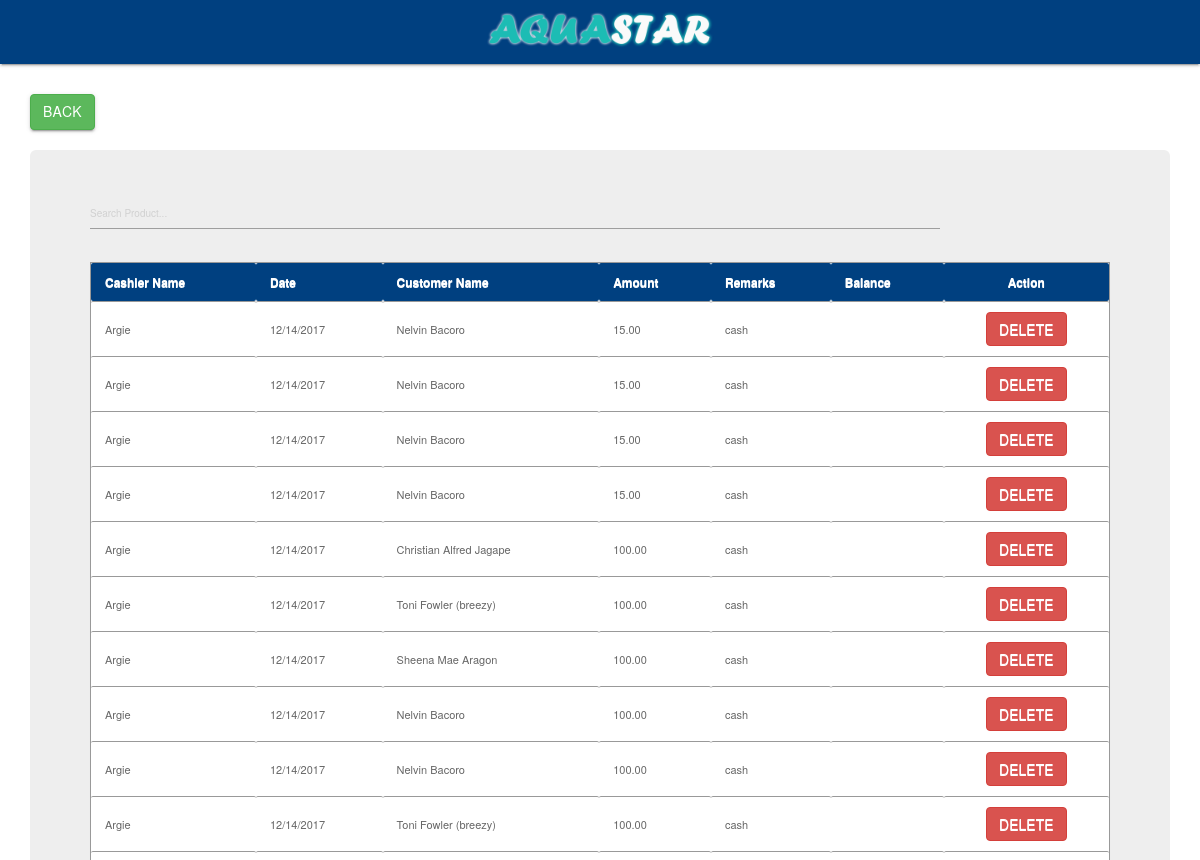
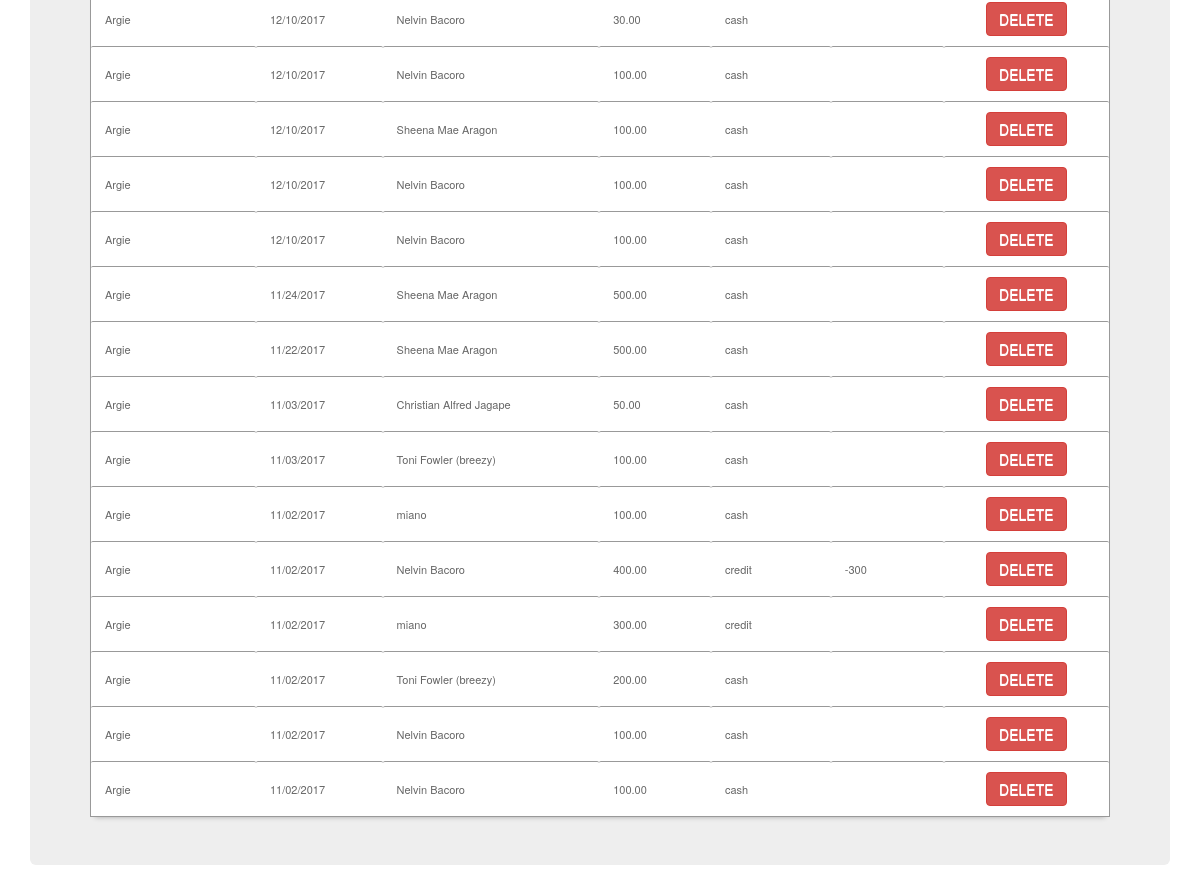
/main/salesreport2.php, run on the app's committed database (2 pictures, top to bottom).
### tables this page shows
CREATE TABLE `sales` (
  `transaction_id` int(11) NOT NULL AUTO_INCREMENT,
  `invoice_number` varchar(100) NOT NULL,
  `cashier` varchar(100) NOT NULL,
  `date` varchar(100) NOT NULL,
  `type` varchar(100) NOT NULL,
  `amount` varchar(100) NOT NULL,
  `due_date` varchar(100) NOT NULL,
  `name` varchar(100) NOT NULL,
  `balance` varchar(100) DEFAULT NULL,
  PRIMARY KEY (`transaction_id`)
);

### main/salesreport2.php (the view, shortened to what this page needs)
<html>
<head>
	<link rel="stylesheet" href="../css/materialize.min.css">
<link rel="stylesheet" href="../css/bootstrap.min.css">
<link href="../style01.css" media="screen" rel="stylesheet" type="text/css" />
<link href="src/facebox.css" media="screen" rel="stylesheet" type="text/css" />
</head>
<body>
<nav>
<div class="nav-wrapper">
<center>
	<a rel="facebox" href="#"><img src="aqrlogo.png" style="width:250px; height:60px" /></a>
</center>
</div>
</nav>
<p>
<div class="container">
		<br>
<a href="index.php" class="btn btn-success btn-xs-2x" style="float: none;">Back</a>
<br>
<br>
<div class="jumbotron">
<input style="width:850px" type="text" name="filter" value="" id="filter" placeholder="Search Product..." autocomplete="off" />
<div class="content" id="content">
<table id="resultTable" data-responsive="table">
	<thead>
		<tr>
			<th> Cashier Name </th>
			<th> Date </th>
			<th> Customer Name </th>
			<th> Amount </th>
			<th> Remarks </th>
			<th> Balance </th>
			<th><center> Action </center></th>
		</tr>
	</thead>
	<tbody>
			<?php
			function formatMoney($number, $fractional=false) {
					if ($fractional) {
						$number = sprintf('%.2f', $number);
					}
					while (true) {
						$replaced = preg_replace('/(-?\d+)(\d\d\d)/', '$1,$2', $number);
						if ($replaced != $number) {
							$number = $replaced;
						} else {
							break;
						}
					}
					return $number;
				}
				include('../connect.php');
				$result = $db->prepare("SELECT * FROM sales ORDER BY transaction_id DESC");
				$result->execute();
				for($i=0; $row = $result->fetch(); $i++){
			?>
			<tr class="record">
			<td><?php echo $row['cashier']; ?></td>
			<td><?php echo $row['date']; ?></td>
			<td><?php echo $row['name']; ?></td>
			<td><?php
			$dsdsd=$row['amount'];
			echo formatMoney($dsdsd, true);
			?></td>
			<td><?php echo $row['type']; ?></td>
			<td><?php echo $row['balance']; ?></td>
			<td><center><a href="#" id="<?php echo $row['transaction_id']; ?>" class="delbutton" title="Click To Delete">DELETE</a>  </center></tr>
			<?php
				}
			?>
	</tbody>
</table>
</div>
</div>
</div>
</body>
</html>

### style01.css (style rules this page uses)
#resultTable { border-collapse: separate; background-color: #FFFFFF; border-spacing: 0; max-width: auto; }
#resultTable { color: #666666; text-shadow: 0 1px 0 #FFFFFF; width: 100%; border: 1px solid #999999; box-shadow: 0 5px 5px -5px rgba(0, 0, 0, 0.3); margin-top: 13px; }
#resultTable thead tr th { background: none repeat scroll 0 0 #004080; color: white; padding: 10px 14px; text-align: left; border-top: 0 none; font-size: 12px; }
#resultTable tbody tr td { background-color: #FFFFFF; font-size: 11px; text-align: left; padding: 10px 14px; border-top: 1px solid #999999; }
.delbutton { display: inline-block; padding: 6px 12px; padding-top: 6px; padding-right: 12px; padding-bottom: 6px; padding-left: 12px; margin-bottom: 0; font-size: 14px; font-weight: 400; line-height: 1.42857143; text-align: center; white-space: nowrap; vertical-align: middle; -ms-touch-action: manipulation; touch-action: manipulation; cursor: pointer; -webkit-user-select: none; -moz-user-select: none; -ms-user-select: none; user-select: none; background-image: none; border: 1px solid transparent; border-top-color: transparent; border-top-style: solid; border-top-width: 1px; border-right-color: transparent; border-right-style: solid; border-right-width: 1px; border-bottom-color: transparent; border-bottom-style: solid; border-bottom-width: 1px; border-left-color: transparent; border-left-style: solid; border-left-width: 1px; border-image-source: initial; border-image-slice: initial; border-image-width: initial; border-image-outset: initial; border-image-repeat: initial; border-radius: 4px; border-top-left-radius: 4px; border-top-right-radius: 4px; border-bottom-right-radius: 4px; border-bottom-left-radius: 4px; color: #fff; background-color: #d9534f; border-color: #d43f3a; border-top-color: rgb(212, 63, 58); border-right-color: rgb(212, 63, 58); border-bottom-color: rgb(212, 63, 58); border-left-color: rgb(212, 63, 58); }

### main/salesreport2.php (style rules this page uses)
body { background:url(body5.png); }
.nav-wrapper { background-color: #004080; color: white; }

### data on the page
sales: cashier "Argie", date "12/14/2017", name "Nelvin Bacoro", amount "15.00", type "cash"
sales: cashier "Argie", date "12/14/2017", name "Nelvin Bacoro", amount "15.00", type "cash"
sales: cashier "Argie", date "12/14/2017", name "Nelvin Bacoro", amount "15.00", type "cash"
sales: cashier "Argie", date "12/14/2017", name "Nelvin Bacoro", amount "15.00", type "cash"
sales: cashier "Argie", date "12/14/2017", name "Christian Alfred Jagape", amount "100.00", type "cash"
sales: cashier "Argie", date "12/14/2017", name "Toni Fowler (breezy)", amount "100.00", type "cash"
sales: cashier "Argie", date "12/14/2017", name "Sheena Mae Aragon", amount "100.00", type "cash"
sales: cashier "Argie", date "12/14/2017", name "Nelvin Bacoro", amount "100.00", type "cash"
sales: cashier "Argie", date "12/14/2017", name "Nelvin Bacoro", amount "100.00", type "cash"
sales: cashier "Argie", date "12/14/2017", name "Toni Fowler (breezy)", amount "100.00", type "cash"
sales: cashier "Argie", date "12/10/2017", name "Nelvin Bacoro", amount "30.00", type "cash"
sales: cashier "Argie", date "12/10/2017", name "Nelvin Bacoro", amount "100.00", type "cash"
sales: cashier "Argie", date "12/10/2017", name "Sheena Mae Aragon", amount "100.00", type "cash"
sales: cashier "Argie", date "12/10/2017", name "Nelvin Bacoro", amount "100.00", type "cash"
sales: cashier "Argie", date "12/10/2017", name "Nelvin Bacoro", amount "100.00", type "cash"
sales: cashier "Argie", date "11/24/2017", name "Sheena Mae Aragon", amount "500.00", type "cash"
sales: cashier "Argie", date "11/22/2017", name "Sheena Mae Aragon", amount "500.00", type "cash"
sales: cashier "Argie", date "11/03/2017", name "Christian Alfred Jagape", amount "50.00", type "cash"
sales: cashier "Argie", date "11/03/2017", name "Toni Fowler (breezy)", amount "100.00", type "cash"
sales: cashier "Argie", date "11/02/2017", name "miano", amount "100.00", type "cash"
sales: cashier "Argie", date "11/02/2017", name "Nelvin Bacoro", amount "400.00", type "credit", balance "-300"
sales: cashier "Argie", date "11/02/2017", name "miano", amount "300.00", type "credit"
sales: cashier "Argie", date "11/02/2017", name "Toni Fowler (breezy)", amount "200.00", type "cash"
sales: cashier "Argie", date "11/02/2017", name "Nelvin Bacoro", amount "100.00", type "cash"
sales: cashier "Argie", date "11/02/2017", name "Nelvin Bacoro", amount "100.00", type "cash"
